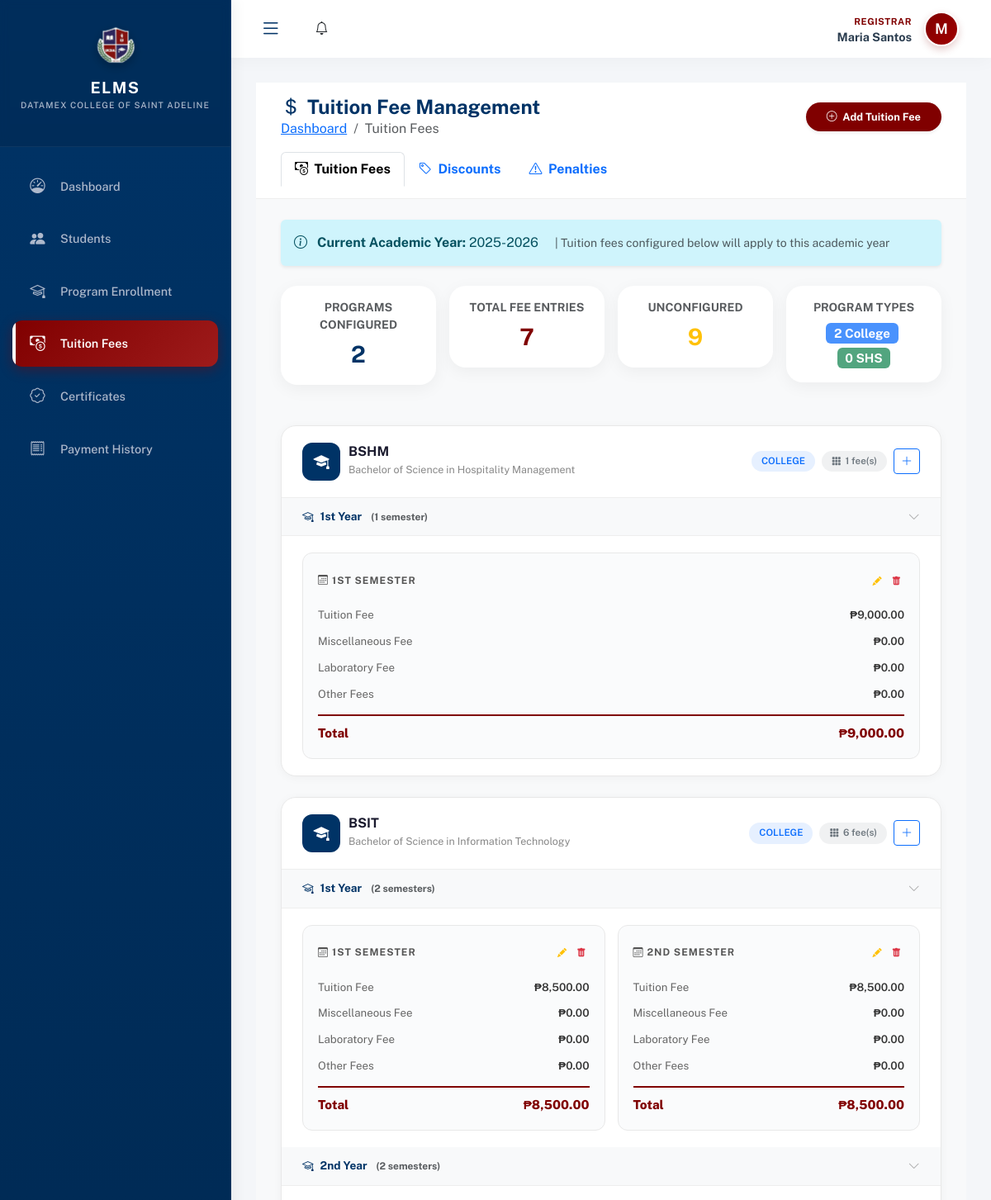
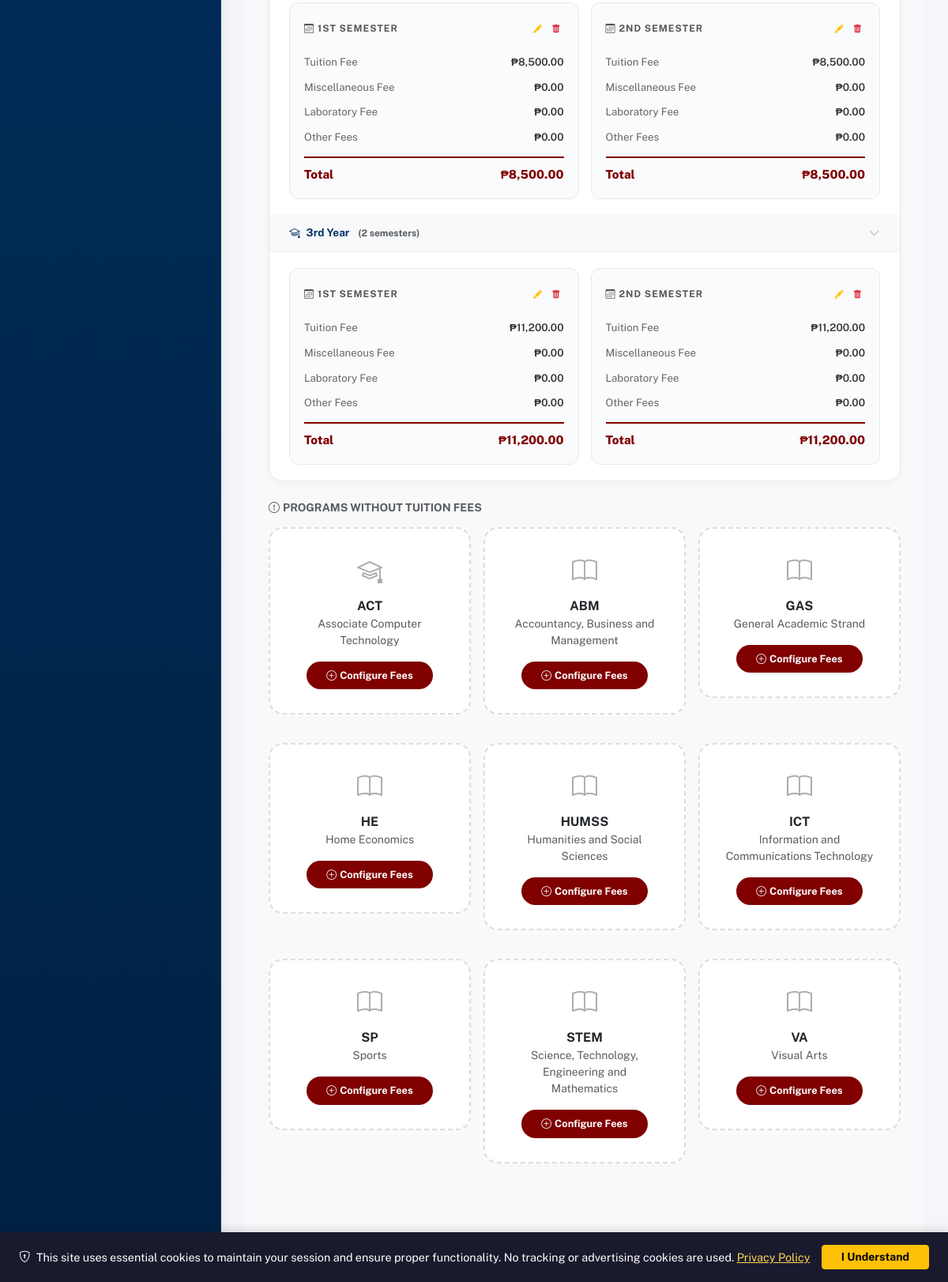
The page /modules/registrar/tuition_fees.php (signed in) on the database its author committed (2 pictures, top to bottom).
### tables this page shows
CREATE TABLE `academic_years` (
  `id` int(10) UNSIGNED NOT NULL,
  `year_name` varchar(20) NOT NULL,
  `start_date` date DEFAULT NULL,
  `end_date` date DEFAULT NULL,
  `is_active` tinyint(1) DEFAULT 0,
  `status` varchar(20) DEFAULT 'upcoming',
  `created_at` timestamp NOT NULL DEFAULT current_timestamp(),
  `updated_at` timestamp NOT NULL DEFAULT current_timestamp() ON UPDATE current_timestamp()
);

CREATE TABLE `program_tuition_fees` (
  `id` int(10) UNSIGNED NOT NULL,
  `program_id` int(10) UNSIGNED NOT NULL,
  `program_type` enum('college','shs') NOT NULL DEFAULT 'college',
  `year_level_id` int(10) UNSIGNED DEFAULT NULL,
  `semester` enum('1st','2nd','summer') DEFAULT '1st',
  `tuition_fee` decimal(10,2) NOT NULL DEFAULT 0.00,
  `misc_fee` decimal(10,2) DEFAULT 0.00,
  `lab_fee` decimal(10,2) DEFAULT 0.00,
  `other_fees` decimal(10,2) DEFAULT 0.00,
  `total_fee` decimal(10,2) GENERATED ALWAYS AS (`tuition_fee` + `misc_fee` + `lab_fee` + `other_fees`) STORED,
  `academic_year_id` int(10) UNSIGNED DEFAULT NULL,
  `is_active` tinyint(1) DEFAULT 1,
  `created_at` timestamp NOT NULL DEFAULT current_timestamp(),
  `updated_at` timestamp NOT NULL DEFAULT current_timestamp() ON UPDATE current_timestamp()
);

CREATE TABLE `programs` (
  `id` int(10) UNSIGNED NOT NULL,
  `program_code` varchar(20) NOT NULL,
  `program_name` varchar(100) NOT NULL,
  `degree_level` enum('Certificate','Associate','Bachelor','Master','Doctorate') DEFAULT 'Bachelor',
  `school_id` int(10) UNSIGNED NOT NULL,
  `is_active` tinyint(1) DEFAULT 1,
  `created_at` timestamp NOT NULL DEFAULT current_timestamp()
);

CREATE TABLE `shs_strands` (
  `id` int(10) UNSIGNED NOT NULL,
  `track_id` int(10) UNSIGNED NOT NULL,
  `strand_code` varchar(20) NOT NULL,
  `strand_name` varchar(100) NOT NULL,
  `description` text DEFAULT NULL,
  `is_active` tinyint(1) DEFAULT 1,
  `created_at` timestamp NOT NULL DEFAULT current_timestamp()
);

### modules/registrar/tuition_fees.php (the view, shortened to what this page needs)
<?php
require_once '../../config/init.php';
$programs_result = $conn->query("SELECT id, program_code, program_name FROM programs WHERE is_active = 1 ORDER BY program_code");
$shs_strands_result = $conn->query("SELECT id, strand_code, strand_name FROM shs_strands WHERE is_active = 1 ORDER BY strand_code");
$current_ay = $conn->query("SELECT id, year_name FROM academic_years WHERE is_active = 1 LIMIT 1")->fetch_assoc();
$tuition_fees_query = "
    SELECT ptf.*,
           COALESCE(ptf.program_type, 'college') as ptype,
           COALESCE(p.program_code, ss.strand_code) as program_code,
           COALESCE(p.program_name, ss.strand_name) as program_name,
           COALESCE(pyl.year_name, sgl.grade_name) as year_name,
           COALESCE(pyl.year_level, sgl.grade_level, 0) as year_sort
    FROM program_tuition_fees ptf
    LEFT JOIN programs p ON ptf.program_id = p.id AND COALESCE(ptf.program_type, 'college') = 'college'
    LEFT JOIN shs_strands ss ON ptf.program_id = ss.id AND ptf.program_type = 'shs'
    LEFT JOIN program_year_levels pyl ON ptf.year_level_id = pyl.id AND COALESCE(ptf.program_type, 'college') = 'college'
    LEFT JOIN shs_grade_levels sgl ON ptf.year_level_id = sgl.id AND ptf.program_type = 'shs'
    WHERE ptf.is_active = 1
    ORDER BY ptf.program_type, COALESCE(p.program_code, ss.strand_code), COALESCE(pyl.year_level, sgl.grade_level), ptf.semester
";
$tuition_fees_result = $conn->query($tuition_fees_query);
$fees_by_program = [];
if ($tuition_fees_result && $tuition_fees_result->num_rows > 0) {
    while ($fee = $tuition_fees_result->fetch_assoc()) {
        $key = $fee['ptype'] . '_' . $fee['program_id'];
        if (!isset($fees_by_program[$key])) {
            $fees_by_program[$key] = [
                'program_id' => $fee['program_id'],
                'program_type' => $fee['ptype'],
                'program_code' => $fee['program_code'],
                'program_name' => $fee['program_name'],
                'fees' => [],
                'total_configured' => 0,
            ];
        }
        $year_key = $fee['year_level_id'] ?: 'all';
        $year_name = $fee['year_name'] ?: 'All Year Levels';
        if (!isset($fees_by_program[$key]['fees'][$year_key])) {
            $fees_by_program[$key]['fees'][$year_key] = [
                'year_name' => $year_name,
                'year_sort' => $fee['year_sort'],
                'semesters' => [],
            ];
        }
        $fees_by_program[$key]['fees'][$year_key]['semesters'][$fee['semester']] = $fee;
        $fees_by_program[$key]['total_configured']++;
    }
}
$unconfigured_programs = [];
$programs_result->data_seek(0);
while ($p = $programs_result->fetch_assoc()) {
    $key = 'college_' . $p['id'];
    if (!isset($fees_by_program[$key])) {
        $unconfigured_programs[] = ['id' => $p['id'], 'type' => 'college', 'code' => $p['program_code'], 'name' => $p['program_name']];
    }
}
$shs_strands_result->data_seek(0);
while ($s = $shs_strands_result->fetch_assoc()) {
    $key = 'shs_' . $s['id'];
    if (!isset($fees_by_program[$key])) {
        $unconfigured_programs[] = ['id' => $s['id'], 'type' => 'shs', 'code' => $s['strand_code'], 'name' => $s['strand_name']];
    }
}
include '../../includes/header.php';
?>
<div class="header-fixed-part animate__animated animate__fadeInDown">
    <div class="d-flex justify-content-between align-items-center flex-wrap gap-2 mb-3">
        <div>
            <h4 class="fw-bold mb-0" style="color: var(--blue);"><i class="bi bi-currency-dollar me-2 text-maroon"></i>Tuition Fee Management</h4>
            <nav aria-label="breadcrumb">
                <ol class="breadcrumb mb-0 small">
                    <li class="breadcrumb-item"><a href="dashboard.php">Dashboard</a></li>
                    <li class="breadcrumb-item active">Tuition Fees</li>
                </ol>
            </nav>
        </div>
        <div class="d-flex gap-2" id="headerActions">
            <button class="btn btn-maroon-pill shadow-sm" id="btnAddTuition" data-bs-toggle="modal" data-bs-target="#addTuitionModal">
                <i class="bi bi-plus-circle me-1"></i> Add Tuition Fee
            </button>
        </div>
    </div>
    <ul class="nav nav-tabs border-0" id="feeTabs" role="tablist">
        <li class="nav-item">
            <button class="nav-link active fw-bold" id="tuition-tab" data-bs-toggle="tab" data-bs-target="#tuitionPane" type="button" role="tab" onclick="switchTab('tuition')">
                <i class="bi bi-cash-coin me-1"></i> Tuition Fees
            </button>
        </li>
        <li class="nav-item">
            <button class="nav-link fw-bold" id="discounts-tab" data-bs-toggle="tab" data-bs-target="#discountsPane" type="button" role="tab" onclick="switchTab('discounts')">
                <i class="bi bi-tag me-1"></i> Discounts
            </button>
        </li>
        <li class="nav-item">
            <button class="nav-link fw-bold" id="penalties-tab" data-bs-toggle="tab" data-bs-target="#penaltiesPane" type="button" role="tab" onclick="switchTab('penalties')">
                <i class="bi bi-exclamation-triangle me-1"></i> Penalties
            </button>
        </li>
    </ul>
</div>
<div class="body-scroll-part">
    <div class="tab-content" id="feeTabContent">
    <div class="tab-pane fade show active" id="tuitionPane" role="tabpanel">
    <div class="alert alert-info border-0 shadow-sm mb-4">
        <i class="bi bi-info-circle me-2"></i>
        <strong>Current Academic Year:</strong> <?php echo htmlspecialchars($current_ay['year_name'] ?? 'Not Set'); ?>
        <span class="ms-3 text-muted small">| Tuition fees configured below will apply to this academic year</span>
    </div>
    <div class="row g-3 mb-4">
        <div class="col-md-3">
            <div class="main-card-modern p-3 text-center">
                <div class="text-muted small fw-bold text-uppercase mb-1">Programs Configured</div>
                <div class="fs-3 fw-bold" style="color: var(--blue);"><?php echo count($fees_by_program); ?></div>
            </div>
        </div>
        <div class="col-md-3">
            <div class="main-card-modern p-3 text-center">
                <div class="text-muted small fw-bold text-uppercase mb-1">Total Fee Entries</div>
                <div class="fs-3 fw-bold" style="color: var(--maroon);"><?php echo array_sum(array_column($fees_by_program, 'total_configured')); ?></div>
            </div>
        </div>
        <div class="col-md-3">
            <div class="main-card-modern p-3 text-center">
                <div class="text-muted small fw-bold text-uppercase mb-1">Unconfigured</div>
                <div class="fs-3 fw-bold text-warning"><?php echo count($unconfigured_programs); ?></div>
            </div>
        </div>
        <div class="col-md-3">
            <div class="main-card-modern p-3 text-center">
                <div class="text-muted small fw-bold text-uppercase mb-1">Program Types</div>
                <div class="fs-5 fw-bold">
                    <?php
                    $college_cnt = 0; $shs_cnt = 0;
                    foreach ($fees_by_program as $fp) { if ($fp['program_type'] === 'college') $college_cnt++; else $shs_cnt++; }
                    ?>
                    <span class="badge bg-primary bg-opacity-75 me-1"><?php echo $college_cnt; ?> College</span>
                    <span class="badge bg-success bg-opacity-75"><?php echo $shs_cnt; ?> SHS</span>
                </div>
            </div>
        </div>
    </div>
    <?php if (!empty($fees_by_program)): ?>
        <?php foreach ($fees_by_program as $prog_key => $prog): ?>
        <div class="program-card animate__animated animate__fadeInUp">
            <div class="program-card-header">
                <div class="program-badge">
                    <div class="icon-circle" style="background: <?php echo $prog['program_type'] === 'shs' ? '#198754' : 'var(--blue)'; ?>;">
                        <i class="bi bi-<?php echo $prog['program_type'] === 'shs' ? 'book' : 'mortarboard-fill'; ?>"></i>
                    </div>
                    <div class="program-meta">
                        <h5><?php echo htmlspecialchars($prog['program_code']); ?></h5>
                        <small><?php echo htmlspecialchars($prog['program_name']); ?></small>
                    </div>
                </div>
                <div class="d-flex align-items-center gap-2">
                    <span class="stat-pill bg-<?php echo $prog['program_type'] === 'shs' ? 'success' : 'primary'; ?> bg-opacity-10 text-<?php echo $prog['program_type'] === 'shs' ? 'success' : 'primary'; ?>">
                        <?php echo strtoupper($prog['program_type']); ?>
                    </span>
                    <span class="stat-pill bg-secondary bg-opacity-10 text-secondary">
                        <i class="bi bi-grid-3x3-gap-fill"></i> <?php echo $prog['total_configured']; ?> fee(s)
                    </span>
                    <button class="btn btn-sm btn-outline-primary" onclick="openAddForProgram('<?php echo $prog['program_type']; ?>', <?php echo $prog['program_id']; ?>)" title="Add fee for this program">
                        <i class="bi bi-plus-lg"></i>
                    </button>
                </div>
            </div>
            <div class="year-accordion">
                <?php foreach ($prog['fees'] as $year_key => $year_data): ?>
                <div class="year-section">
                    <div class="year-header" onclick="toggleYear(this)" data-year="<?php echo $prog_key . '_' . $year_key; ?>">
                        <span class="year-label">
                            <i class="bi bi-mortarboard me-2"></i><?php echo htmlspecialchars($year_data['year_name']); ?>
                            <span class="ms-2 text-muted small">(<?php echo count($year_data['semesters']); ?> semester<?php echo count($year_data['semesters']) > 1 ? 's' : ''; ?>)</span>
                        </span>
                        <i class="bi bi-chevron-down chevron"></i>
                    </div>
                    <div class="year-body">
                        <div class="semester-grid">
                            <?php
                            $sem_order = ['1st', '2nd', 'summer'];
                            foreach ($sem_order as $sem):
                                if (!isset($year_data['semesters'][$sem])) continue;
                                $sf = $year_data['semesters'][$sem];
                            ?>
                            <div class="semester-card">
                                <div class="sem-label">
                                    <span><i class="bi bi-calendar3 me-1"></i><?php echo $sem === 'summer' ? 'Summer Term' : $sem . ' Semester'; ?></span>
                                    <div class="d-flex gap-1">
                                        <button class="btn btn-sm btn-outline-warning border-0 p-1" onclick="editTuition(<?php echo $sf['id']; ?>)" title="Edit"><i class="bi bi-pencil-fill" style="font-size:0.7rem;"></i></button>
                                        <button class="btn btn-sm btn-outline-danger border-0 p-1" onclick="deleteTuition(<?php echo $sf['id']; ?>)" title="Delete"><i class="bi bi-trash-fill" style="font-size:0.7rem;"></i></button>
                                    </div>
                                </div>
                                <div class="fee-row">
                                    <span class="fee-label">Tuition Fee</span>
                                    <span class="fee-value">₱<?php echo number_format($sf['tuition_fee'], 2); ?></span>
                                </div>
                                <div class="fee-row">
                                    <span class="fee-label">Miscellaneous Fee</span>
                                    <span class="fee-value">₱<?php echo number_format($sf['misc_fee'] ?? 0, 2); ?></span>
                                </div>
                                <div class="fee-row">
                                    <span class="fee-label">Laboratory Fee</span>
                                    <span class="fee-value">₱<?php echo number_format($sf['lab_fee'] ?? 0, 2); ?></span>
                                </div>
                                <div class="fee-row">
                                    <span class="fee-label">Other Fees</span>
                                    <span class="fee-value">₱<?php echo number_format($sf['other_fees'] ?? 0, 2); ?></span>
                                </div>
                                <div class="fee-total">
                                    <span>Total</span>
                                    <span>₱<?php echo number_format($sf['total_fee'] ?? ($sf['tuition_fee'] + ($sf['misc_fee'] ?? 0) + ($sf['lab_fee'] ?? 0) + ($sf['other_fees'] ?? 0)), 2); ?></span>
                                </div>
                            </div>
                            <?php endforeach; ?>
                        </div>
                    </div>
                </div>
                <?php endforeach; ?>
            </div>
        </div>
        <?php endforeach; ?>
    <?php endif; ?>
    <?php if (!empty($unconfigured_programs)): ?>
    <h6 class="fw-bold text-muted text-uppercase small mt-4 mb-3"><i class="bi bi-exclamation-circle me-1"></i>Programs Without Tuition Fees</h6>
    <div class="row g-3">
        <?php foreach ($unconfigured_programs as $up): ?>
        <div class="col-md-4">
            <div class="unconfigured-card">
                <i class="bi bi-<?php echo $up['type'] === 'shs' ? 'book' : 'mortarboard'; ?> fs-2 d-block mb-2 text-muted opacity-50"></i>
                <div class="fw-bold"><?php echo htmlspecialchars($up['code']); ?></div>
                <small class="text-muted d-block mb-3"><?php echo htmlspecialchars($up['name']); ?></small>
                <button class="btn btn-sm btn-maroon-pill" onclick="openAddForProgram('<?php echo $up['type']; ?>', <?php echo $up['id']; ?>)">
                    <i class="bi bi-plus-circle me-1"></i>Configure Fees
                </button>
            </div>
        </div>
        <?php endforeach; ?>
    </div>
    <?php endif; ?>
    </div>
    </div>
</div>
<?php include '../../includes/footer.php'; ?>
</body>
</html>

### rows shown on the page
academic_years: year_name "2025-2026"
program_tuition_fees: program_code "BSHM", program_name "Bachelor of Science in Hospitality Management", program_type "COLLEGE", total_configured "1", year_name "1st Year", count($year_data['semesters']) "1", sem "1ST", tuition_fee "9,000.00", misc_fee "0.00", lab_fee "0.00", other_fees "0.00", total_fee "9,000.00"
program_tuition_fees: program_code "BSIT", program_name "Bachelor of Science in Information Technology", program_type "COLLEGE", id "6", year_name "1st Year", count($year_data['semesters']) "2", sem "2ND", tuition_fee "8,500.00", misc_fee "0.00", lab_fee "0.00", other_fees "0.00", total_fee "8,500.00", year_name "2nd Year", year_name "3rd Year"
program_tuition_fees: sem "1ST", tuition_fee "8,500.00", misc_fee "0.00", lab_fee "0.00", other_fees "0.00", total_fee "8,500.00"
program_tuition_fees: sem "1ST", tuition_fee "8,500.00", misc_fee "0.00", lab_fee "0.00", other_fees "0.00", total_fee "8,500.00"
program_tuition_fees: sem "2ND", tuition_fee "8,500.00", misc_fee "0.00", lab_fee "0.00", other_fees "0.00", total_fee "8,500.00"
program_tuition_fees: sem "1ST", tuition_fee "11,200.00", misc_fee "0.00", lab_fee "0.00", other_fees "0.00", total_fee "11,200.00"
program_tuition_fees: sem "2ND", tuition_fee "11,200.00", misc_fee "0.00", lab_fee "0.00", other_fees "0.00", total_fee "11,200.00"
programs: program_code "ACT", program_name "Associate Computer Technology"
shs_strands: strand_code "ABM", strand_name "Accountancy, Business and Management"
shs_strands: strand_code "GAS", strand_name "General Academic Strand"
shs_strands: strand_code "HE", strand_name "Home Economics"
shs_strands: strand_code "HUMSS", strand_name "Humanities and Social Sciences"
shs_strands: strand_code "ICT", strand_name "Information and Communications Technology"
shs_strands: strand_code "SP", strand_name "Sports"
shs_strands: strand_code "STEM", strand_name "Science, Technology, Engineering and Mathematics"
shs_strands: strand_code "VA", strand_name "Visual Arts"

### other values the page prints
$_SESSION['role'] "REGISTRAR"
$_SESSION['name'] "Maria Santos"
substr($_SESSION['name'] ?? 'U', 0, 1) "M"
count($fees_by_program) "2"
array_sum(array_column($fees_by_program, 'total_configured')) "7"
count($unconfigured_programs) "9"
$college_cnt "2"
$shs_cnt "0"
